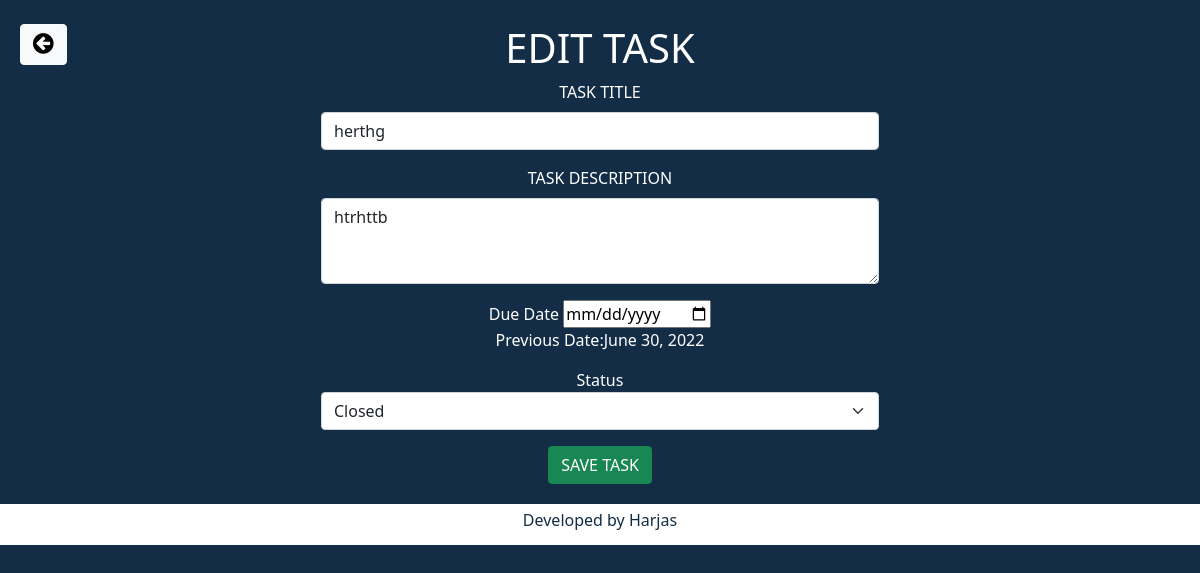
Screenshot of /update_task/22 (signed in) with the database file from the repository.
### todolist/models.py (models this page shows)
class Task(models.Model):
    task=models.CharField(max_length=40,null=True,default=None)
    desc=models.CharField(max_length=50,null=True,default=None)
    time=models.DateField(auto_now_add=True)
    due=models.DateField(auto_now_add=False,default=None)
    status=models.CharField(max_length=20,  default='Open')
    person=models.ForeignKey( User, on_delete=models.CASCADE,null=False,default=User.get_username)

### todolist/views.py (the view, shortened to what this page needs)
# urls.py: path('update_task/<task_id>',views.update_task,name='update-task'),
def update_task(request,task_id):
    task = Task.objects.get(pk=task_id)
    return render(request,'update.html',{'task':task})

### templates/update.html (shortened to what this page needs)
{% extends 'base.html' %}
{% load static %}
{% block one %}
{% if user.is_authenticated %}
<a  class="back" href="{% url 'main' %}" ><button type="button" class="btn btn-light"><i style="font-size:24px" class="fa">&#xf0a8;</i></button></a>
<h1>EDIT TASK</h1>
<form  method='POST'  class="text-center" action="">
<div class="mb-3">
  <label for="atask" class="form-label">TASK TITLE</label>
  <input type="text" class="form-control" id="atask" name='atask' value={{ task.task }}>
</div>
<div class="mb-3">
  <label for="desc" class="form-label">TASK DESCRIPTION</label>
  <textarea name="desc" class="form-control" name='desc' id="desc" cols="5" rows="3">{{ task.desc }}</textarea>
</div>
<div class="mb-3">
  <label for="due_date">Due Date</label>
  <input type="date" id="due_date" name="due_date" Required><br>Previous Date:{{ task.due }}
</div>
<div class="mb-3">
  <label for="status">Status</label>
  <select class="form-select" aria-label="Default select example" id="status" name="status">
    <option selected>{{ task.status }}</option>
  </select>
</div>
<button type="submit" class="btn btn-success">SAVE TASK</button>
</form>
{% else %}
LOGI...
{% endif %}
{% endblock one %}

### templates/update.html (style rules this page uses)
body { margin:auto; text-align:center; background-color:#132D46; color:white; }
.back { position:absolute; left:20px; }
form { width:50%; margin-left:25%; }

### rows the page displays
Task: atask "herthg", desc "htrhttb", due "June 30, 2022", status "Closed"
